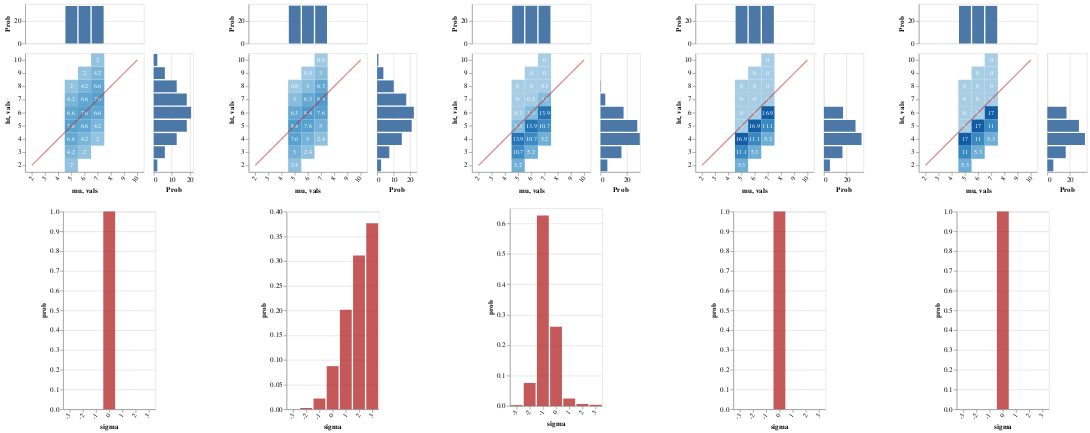

Write notebook code for a chart like this one.
### Markdown cell above
#### listener hears:

> "John, Mary, and Fred are all short"

These agents become quite certain that John's height falls below the class standard, though they remain in the dark about what that standard is (the conclusions for others are identical)

And as seen in the `ht` marginal, even though the standard remains unknown, the belief that John's height falls below it it leads to a (negatively skewed) evaluative distribution over worlds

The evaluativity effect is more pronounced than the positive case

### Code cell
writeIORef cacheRef (0, Map.empty)
 
vlShow . sidewaysDists <$> traverse mkGraph
  [ listener infoLUMAll cacheRef (0, UShrt, allDen0)
  , lp infoLUMAll >>= \l -> listener infoLUMAll cacheRef (0, UShrt, l)
  , listener infoLUMAll cacheRef (1, UShrt, allDen0)
  , listener infoLUMAll cacheRef (2, UShrt, allDen0)
  , listener infoLUMAll cacheRef (3, UShrt, allDen0)
  ]

### Figure 1 — Vega-Lite specification as saved in the notebook (floating-point values rounded to 4 significant figures)
{"$schema": "https://vega.github.io/schema/vega-lite/v3.json", "hconcat": [{"$schema": "https://vega.github.io/schema/vega-lite/v3.json", "center": true, "vconcat": [{"$schema": "https://vega.github.io/schema/vega-lite/v3.json", "bounds": "flush", "config": {"scale": {"rectBandPaddingInner": 0}}, "data": {"values": [{"ht": "2", "mu": "5", "prob": 2}, {"ht": "3", "mu": "5", "prob": 4.2}, {"ht": "3", "mu": "6", "prob": 2}, {"ht": "4", "mu": "5", "prob": 6.6}, {"ht": "4", "mu": "6", "prob": 4.2}, {"ht": "4", "mu": "7", "prob": 2}, {"ht": "5", "mu": "5", "prob": 7.6}, {"ht": "5", "mu": "6", "prob": 6.6}, {"ht": "5", "mu": "7", "prob": 4.2}, {"ht": "6", "mu": "5", "prob": 6.6}, {"ht": "6", "mu": "6", "prob": 7.6}, {"ht": "6", "mu": "7", "prob": 6.6}, {"ht": "7", "mu": "5", "prob": 4.2}, {"ht": "7", "mu": "6", "prob": 6.6}, {"ht": "7", "mu": "7", "prob": 7.6}, {"ht": "8", "mu": "5", "prob": 2}, {"ht": "8", "mu": "6", "prob": 4.2}, {"ht": "8", "mu": "7", "prob": 6.6}, {"ht": "9", "mu": "6", "prob": 2}, {"ht": "9", "mu": "7", "prob": 4.2}, {"ht": "10", "mu": "7", "prob": 2}]}, "spacing": 15, "vconcat": [{"encoding": {"x": {"axis": null, "field": "mu", "scale": {"domain": ["2", "3", "4", "5", "6", "7", "8", "9", "10"], "rangeStep": 30}, "sort": null, "type": "ordinal"}, "y": {"aggregate": "sum", "axis": {"title": "Prob"}, "field": "prob", "type": "quantitative"}}, "height": 60, "mark": "bar"}, {"bounds": "flush", "hconcat": [{"encoding": {"x": {"axis": {"labelAngle": -55}, "field": "mu", "scale": {"domain": ["2", "3", "4", "5", "6", "7", "8", "9", "10"], "rangeStep": 30}, "sort": null, "type": "ordinal"}, "y": {"axis": {"labelAngle": 0}, "field": "ht", "scale": {"domain": ["10", "9", "8", "7", "6", "5", "4", "3", "2"], "rangeStep": 30}, "sort": null, "type": "ordinal"}}, "layer": [{"encoding": {"color": {"aggregate": "sum", "field": "prob", "legend": null, "scale": {"scheme": {"extent": [0.2, 0.9], "name": "blues"}}, "type": "quantitative"}}, "mark": "rect"}, {"encoding": {"color": {"value": "white"}, "text": {"aggregate": "sum", "field": "prob", "type": "quantitative"}}, "mark": {"fontSize": 9, "type": "text"}}, {"data": {"values": [{"vals": "2"}, {"vals": "3"}, {"vals": "4"}, {"vals": "5"}, {"vals": "6"}, {"vals": "7"}, {"vals": "8"}, {"vals": "9"}, {"vals": "10"}]}, "encoding": {"x": {"field": "vals", "sort": null, "type": "ordinal"}, "y": {"field": "vals", "sort": null, "type": "ordinal"}}, "mark": {"opacity": 0.5, "stroke": "firebrick", "strokeWidth": 2, "type": "line"}}]}, {"encoding": {"x": {"aggregate": "sum", "axis": {"title": "Prob"}, "field": "prob", "type": "quantitative"}, "y": {"axis": null, "field": "ht", "scale": {"domain": ["10", "9", "8", "7", "6", "5", "4", "3", "2"], "rangeStep": 30}, "sort": null, "type": "ordinal"}}, "mark": "bar", "width": 60}], "spacing": 15}]}, {"$schema": "https://vega.github.io/schema/vega-lite/v3.json", "data": {"values": [{"prob": 1, "sigma": "0"}]}, "description": "", "encoding": {"x": {"axis": {"labelAngle": -55}, "field": "sigma", "scale": {"domain": ["-3", "-2", "-1", "0", "1", "2", "3"], "rangeStep": 30}, "sort": null, "type": "ordinal"}, "y": {"field": "prob", "type": "quantitative"}}, "mark": {"color": "firebrick", "opacity": 0.75, "type": "bar"}}]}, {"$schema": "https://vega.github.io/schema/vega-lite/v3.json", "center": true, "vconcat": [{"$schema": "https://vega.github.io/schema/vega-lite/v3.json", "bounds": "flush", "config": {"scale": {"rectBandPaddingInner": 0}}, "data": {"values": [{"ht": "2", "mu": "5", "prob": 2.4}, {"ht": "3", "mu": "5", "prob": 5}, {"ht": "3", "mu": "6", "prob": 2.4}, {"ht": "4", "mu": "5", "prob": 7.6}, {"ht": "4", "mu": "6", "prob": 5}, {"ht": "4", "mu": "7", "prob": 2.4}, {"ht": "5", "mu": "5", "prob": 8.4}, {"ht": "5", "mu": "6", "prob": 7.6}, {"ht": "5", "mu": "7", "prob": 5}, {"ht": "6", "mu": "5", "prob": 6.3}, {"ht": "6", "mu": "6", "prob": 8.4}, {"ht": "6", "mu": "7", "prob": 7.6}, {"ht": "7", "mu": "5", "prob": 3}, {"ht": "7", "mu": "6", "prob": 6.3}, {"ht": "7", "mu": "7", "prob": 8.4}, {"ht": "8", "mu": "5", "prob": 0.8}, {"ht": "8", "mu": "6", "prob": 3}, {"ht": "8", "mu": "7", "prob": 6.3}, {"ht": "9", "mu": "6", "prob": 0.8}, {"ht": "9", "mu": "7", "prob": 3}, {"ht": "10", "mu": "7", "prob": 0.8}]}, "spacing": 15, "vconcat": [{"encoding": {"x": {"axis": null, "field": "mu", "scale": {"domain": ["2", "3", "4", "5", "6", "7", "8", "9", "10"], "rangeStep": 30}, "sort": null, "type": "ordinal"}, "y": {"aggregate": "sum", "axis": {"title": "Prob"}, "field": "prob", "type": "quantitative"}}, "height": 60, "mark": "bar"}, {"bounds": "flush", "hconcat": [{"encoding": {"x": {"axis": {"labelAngle": -55}, "field": "mu", "scale": {"domain": ["2", "3", "4", "5", "6", "7", "8", "9", "10"], "rangeStep": 30}, "sort": null, "type": "ordinal"}, "y": {"axis": {"labelAngle": 0}, "field": "ht", "scale": {"domain": ["10", "9", "8", "7", "6", "5", "4", "3", "2"], "rangeStep": 30}, "sort": null, "type": "ordinal"}}, "layer": [{"encoding": {"color": {"aggregate": "sum", "field": "prob", "legend": null, "scale": {"scheme": {"extent": [0.2, 0.9], "name": "blues"}}, "type": "quantitative"}}, "mark": "rect"}, {"encoding": {"color": {"value": "white"}, "text": {"aggregate": "sum", "field": "prob", "type": "quantitative"}}, "mark": {"fontSize": 9, "type": "text"}}, {"data": {"values": [{"vals": "2"}, {"vals": "3"}, {"vals": "4"}, {"vals": "5"}, {"vals": "6"}, {"vals": "7"}, {"vals": "8"}, {"vals": "9"}, {"vals": "10"}]}, "encoding": {"x": {"field": "vals", "sort": null, "type": "ordinal"}, "y": {"field": "vals", "sort": null, "type": "ordinal"}}, "mark": {"opacity": 0.5, "stroke": "firebrick", "strokeWidth": 2, "type": "line"}}]}, {"encoding": {"x": {"aggregate": "sum", "axis": {"title": "Prob"}, "field": "prob", "type": "quantitative"}, "y": {"axis": null, "field": "ht", "scale": {"domain": ["10", "9", "8", "7", "6", "5", "4", "3", "2"], "rangeStep": 30}, "sort": null, "type": "ordinal"}}, "mark": "bar", "width": 60}], "spacing": 15}]}, {"$schema": "https://vega.github.io/schema/vega-lite/v3.json", "data": {"values": [{"prob": 8.67e-05, "sigma": "-3"}, {"prob": 0.002523, "sigma": "-2"}, {"prob": 0.02162, "sigma": "-1"}, {"prob": 0.08717, "sigma": "0"}, {"prob": 0.201, "sigma": "1"}, {"prob": 0.3113, "sigma": "2"}, {"prob": 0.3763, "sigma": "3"}]}, "description": "", "encoding": {"x": {"axis": {"labelAngle": -55}, "field": "sigma", "scale": {"domain": ["-3", "-2", "-1", "0", "1", "2", "3"], "rangeStep": 30}, "sort": null, "type": "ordinal"}, "y": {"field": "prob", "type": "quantitative"}}, "mark": {"color": "firebrick", "opacity": 0.75, "type": "bar"}}]}, {"$schema": "https://vega.github.io/schema/vega-lite/v3.json", "center": true, "vconcat": [{"$schema": "https://vega.github.io/schema/vega-lite/v3.json", "bounds": "flush", "config": {"scale": {"rectBandPaddingInner": 0}}, "data": {"values": [{"ht": "2", "mu": "5", "prob": 5.2}, {"ht": "3", "mu": "5", "prob": 10.7}, {"ht": "3", "mu": "6", "prob": 5.2}, {"ht": "4", "mu": "5", "prob": 13.9}, {"ht": "4", "mu": "6", "prob": 10.7}, {"ht": "4", "mu": "7", "prob": 5.2}, {"ht": "5", "mu": "5", "prob": 3.3}, {"ht": "5", "mu": "6", "prob": 13.9}, {"ht": "5", "mu": "7", "prob": 10.7}, {"ht": "6", "mu": "5", "prob": 0.3}, {"ht": "6", "mu": "6", "prob": 3.3}, {"ht": "6", "mu": "7", "prob": 13.9}, {"ht": "7", "mu": "5", "prob": 0}, {"ht": "7", "mu": "6", "prob": 0.3}, {"ht": "7", "mu": "7", "prob": 3.3}, {"ht": "8", "mu": "5", "prob": 0}, {"ht": "8", "mu": "6", "prob": 0}, {"ht": "8", "mu": "7", "prob": 0.3}, {"ht": "9", "mu": "6", "prob": 0}, {"ht": "9", "mu": "7", "prob": 0}, {"ht": "10", "mu": "7", "prob": 0}]}, "spacing": 15, "vconcat": [{"encoding": {"x": {"axis": null, "field": "mu", "scale": {"domain": ["2", "3", "4", "5", "6", "7", "8", "9", "10"], "rangeStep": 30}, "sort": null, "type": "ordinal"}, "y": {"aggregate": "sum", "axis": {"title": "Prob"}, "field": "prob", "type": "quantitative"}}, "height": 60, "mark": "bar"}, {"bounds": "flush", "hconcat": [{"encoding": {"x": {"axis": {"labelAngle": -55}, "field": "mu", "scale": {"domain": ["2", "3", "4", "5", "6", "7", "8", "9", "10"], "rangeStep": 30}, "sort": null, "type": "ordinal"}, "y": {"axis": {"labelAngle": 0}, "field": "ht", "scale": {"domain": ["10", "9", "8", "7", "6", "5", "4", "3", "2"], "rangeStep": 30}, "sort": null, "type": "ordinal"}}, "layer": [{"encoding": {"color": {"aggregate": "sum", "field": "prob", "legend": null, "scale": {"scheme": {"extent": [0.2, 0.9], "name": "blues"}}, "type": "quantitative"}}, "mark": "rect"}, {"encoding": {"color": {"value": "white"}, "text": {"aggregate": "sum", "field": "prob", "type": "quantitative"}}, "mark": {"fontSize": 9, "type": "text"}}, {"data": {"values": [{"vals": "2"}, {"vals": "3"}, {"vals": "4"}, {"vals": "5"}, {"vals": "6"}, {"vals": "7"}, {"vals": "8"}, {"vals": "9"}, {"vals": "10"}]}, "encoding": {"x": {"field": "vals", "sort": null, "type": "ordinal"}, "y": {"field": "vals", "sort": null, "type": "ordinal"}}, "mark": {"opacity": 0.5, "stroke": "firebrick", "strokeWidth": 2, "type": "line"}}]}, {"encoding": {"x": {"aggregate": "sum", "axis": {"title": "Prob"}, "field": "prob", "type": "quantitative"}, "y": {"axis": null, "field": "ht", "scale": {"domain": ["10", "9", "8", "7", "6", "5", "4", "3", "2"], "rangeStep": 30}, "sort": null, "type": "ordinal"}}, "mark": "bar", "width": 60}], "spacing": 15}]}, {"$schema": "https://vega.github.io/schema/vega-lite/v3.json", "data": {"values": [{"prob": 0.002597, "sigma": "-3"}, {"prob": 0.07558, "sigma": "-2"}, {"prob": 0.6265, "sigma": "-1"}, {"prob": 0.2605, "sigma": "0"}, {"prob": 0.02434, "sigma": "1"}, {"prob": 0.00666, "sigma": "2"}, {"prob": 0.003779, "sigma": "3"}]}, "description": "", "encoding": {"x": {"axis": {"labelAngle": -55}, "field": "sigma", "scale": {"domain": ["-3", "-2", "-1", "0", "1", "2", "3"], "rangeStep": 30}, "sort": null, "type": "ordinal"}, "y": {"field": "prob", "type": "quantitative"}}, "mark": {"color": "firebrick", "opacity": 0.75, "type": "bar"}}]}, {"$schema": "https://vega.github.io/schema/vega-lite/v3.json", "center": true, "vconcat": [{"$schema": "https://vega.github.io/schema/vega-lite/v3.json", "bounds": "flush", "config": {"scale": {"rectBandPaddingInner": 0}}, "data": {"values": [{"ht": "2", "mu": "5", "prob": 5.3}, {"ht": "3", "mu": "5", "prob": 11.1}, {"ht": "3", "mu": "6", "prob": 5.3}, {"ht": "4", "mu": "5", "prob": 16.9}, {"ht": "4", "mu": "6", "prob": 11.1}, {"ht": "4", "mu": "7", "prob": 5.3}, {"ht": "5", "mu": "5", "prob": 0}, {"ht": "5", "mu": "6", "prob": 16.9}, {"ht": "5", "mu": "7", "prob": 11.1}, {"ht": "6", "mu": "5", "prob": 0}, {"ht": "6", "mu": "6", "prob": 0}, {"ht": "6", "mu": "7", "prob": 16.9}, {"ht": "7", "mu": "5", "prob": 0}, {"ht": "7", "mu": "6", "prob": 0}, {"ht": "7", "mu": "7", "prob": 0}, {"ht": "8", "mu": "5", "prob": 0}, {"ht": "8", "mu": "6", "prob": 0}, {"ht": "8", "mu": "7", "prob": 0}, {"ht": "9", "mu": "6", "prob": 0}, {"ht": "9", "mu": "7", "prob": 0}, {"ht": "10", "mu": "7", "prob": 0}]}, "spacing": 15, "vconcat": [{"encoding": {"x": {"axis": null, "field": "mu", "scale": {"domain": ["2", "3", "4", "5", "6", "7", "8", "9", "10"], "rangeStep": 30}, "sort": null, "type": "ordinal"}, "y": {"aggregate": "sum", "axis": {"title": "Prob"}, "field": "prob", "type": "quantitative"}}, "height": 60, "mark": "bar"}, {"bounds": "flush", "hconcat": [{"encoding": {"x": {"axis": {"labelAngle": -55}, "field": "mu", "scale": {"domain": ["2", "3", "4", "5", "6", "7", "8", "9", "10"], "rangeStep": 30}, "sort": null, "type": "ordinal"}, "y": {"axis": {"labelAngle": 0}, "field": "ht", "scale": {"domain": ["10", "9", "8", "7", "6", "5", "4", "3", "2"], "rangeStep": 30}, "sort": null, "type": "ordinal"}}, "layer": [{"encoding": {"color": {"aggregate": "sum", "field": "prob", "legend": null, "scale": {"scheme": {"extent": [0.2, 0.9], "name": "blues"}}, "type": "quantitative"}}, "mark": "rect"}, {"encoding": {"color": {"value": "white"}, "text": {"aggregate": "sum", "field": "prob", "type": "quantitative"}}, "mark": {"fontSize": 9, "type": "text"}}, {"data": {"values": [{"vals": "2"}, {"vals": "3"}, {"vals": "4"}, {"vals": "5"}, {"vals": "6"}, {"vals": "7"}, {"vals": "8"}, {"vals": "9"}, {"vals": "10"}]}, "encoding": {"x": {"field": "vals", "sort": null, "type": "ordinal"}, "y": {"field": "vals", "sort": null, "type": "ordinal"}}, "mark": {"opacity": 0.5, "stroke": "firebrick", "strokeWidth": 2, "type": "line"}}]}, {"encoding": {"x": {"aggregate": "sum", "axis": {"title": "Prob"}, "field": "prob", "type": "quantitative"}, "y": {"axis": null, "field": "ht", "scale": {"domain": ["10", "9", "8", "7", "6", "5", "4", "3", "2"], "rangeStep": 30}, "sort": null, "type": "ordinal"}}, "mark": "bar", "width": 60}], "spacing": 15}]}, {"$schema": "https://vega.github.io/schema/vega-lite/v3.json", "data": {"values": [{"prob": 1, "sigma": "0"}]}, "description": "", "encoding": {"x": {"axis": {"labelAngle": -55}, "field": "sigma", "scale": {"domain": ["-3", "-2", "-1", "0", "1", "2", "3"], "rangeStep": 30}, "sort": null, "type": "ordinal"}, "y": {"field": "prob", "type": "quantitative"}}, "mark": {"color": "firebrick", "opacity": 0.75, "type": "bar"}}]}, {"$schema": "https://vega.github.io/schema/vega-lite/v3.json", "center": true, "vconcat": [{"$schema": "https://vega.github.io/schema/vega-lite/v3.json", "bounds": "flush", "config": {"scale": {"rectBandPaddingInner": 0}}, "data": {"values": [{"ht": "2", "mu": "5", "prob": 5.3}, {"ht": "3", "mu": "5", "prob": 11}, {"ht": "3", "mu": "6", "prob": 5.3}, {"ht": "4", "mu": "5", "prob": 17}, {"ht": "4", "mu": "6", "prob": 11}, {"ht": "4", "mu": "7", "prob": 5.3}, {"ht": "5", "mu": "5", "prob": 0}, {"ht": "5", "mu": "6", "prob": 17}, {"ht": "5", "mu": "7", "prob": 11}, {"ht": "6", "mu": "5", "prob": 0}, {"ht": "6", "mu": "6", "prob": 0}, {"ht": "6", "mu": "7", "prob": 17}, {"ht": "7", "mu": "5", "prob": 0}, {"ht": "7", "mu": "6", "prob": 0}, {"ht": "7", "mu": "7", "prob": 0}, {"ht": "8", "mu": "5", "prob": 0}, {"ht": "8", "mu": "6", "prob": 0}, {"ht": "8", "mu": "7", "prob": 0}, {"ht": "9", "mu": "6", "prob": 0}, {"ht": "9", "mu": "7", "prob": 0}, {"ht": "10", "mu": "7", "prob": 0}]}, "spacing": 15, "vconcat": [{"encoding": {"x": {"axis": null, "field": "mu", "scale": {"domain": ["2", "3", "4", "5", "6", "7", "8", "9", "10"], "rangeStep": 30}, "sort": null, "type": "ordinal"}, "y": {"aggregate": "sum", "axis": {"title": "Prob"}, "field": "prob", "type": "quantitative"}}, "height": 60, "mark": "bar"}, {"bounds": "flush", "hconcat": [{"encoding": {"x": {"axis": {"labelAngle": -55}, "field": "mu", "scale": {"domain": ["2", "3", "4", "5", "6", "7", "8", "9", "10"], "rangeStep": 30}, "sort": null, "type": "ordinal"}, "y": {"axis": {"labelAngle": 0}, "field": "ht", "scale": {"domain": ["10", "9", "8", "7", "6", "5", "4", "3", "2"], "rangeStep": 30}, "sort": null, "type": "ordinal"}}, "layer": [{"encoding": {"color": {"aggregate": "sum", "field": "prob", "legend": null, "scale": {"scheme": {"extent": [0.2, 0.9], "name": "blues"}}, "type": "quantitative"}}, "mark": "rect"}, {"encoding": {"color": {"value": "white"}, "text": {"aggregate": "sum", "field": "prob", "type": "quantitative"}}, "mark": {"fontSize": 9, "type": "text"}}, {"data": {"values": [{"vals": "2"}, {"vals": "3"}, {"vals": "4"}, {"vals": "5"}, {"vals": "6"}, {"vals": "7"}, {"vals": "8"}, {"vals": "9"}, {"vals": "10"}]}, "encoding": {"x": {"field": "vals", "sort": null, "type": "ordinal"}, "y": {"field": "vals", "sort": null, "type": "ordinal"}}, "mark": {"opacity": 0.5, "stroke": "firebrick", "strokeWidth": 2, "type": "line"}}]}, {"encoding": {"x": {"aggregate": "sum", "axis": {"title": "Prob"}, "field": "prob", "type": "quantitative"}, "y": {"axis": null, "field": "ht", "scale": {"domain": ["10", "9", "8", "7", "6", "5", "4", "3", "2"], "rangeStep": 30}, "sort": null, "type": "ordinal"}}, "mark": "bar", "width": 60}], "spacing": 15}]}, {"$schema": "https://vega.github.io/schema/vega-lite/v3.json", "data": {"values": [{"prob": 1, "sigma": "0"}]}, "description": "", "encoding": {"x": {"axis": {"labelAngle": -55}, "field": "sigma", "scale": {"domain": ["-3", "-2", "-1", "0", "1", "2", "3"], "rangeStep": 30}, "sort": null, "type": "ordinal"}, "y": {"field": "prob", "type": "quantitative"}}, "mark": {"color": "firebrick", "opacity": 0.75, "type": "bar"}}]}], "spacing": 50}
